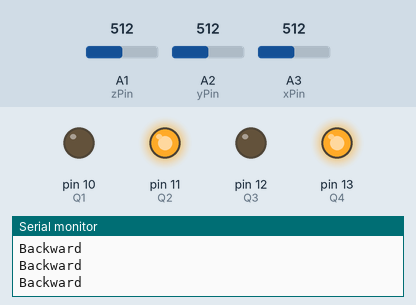
Bench run of a sketch on a simulated Arduino Uno, built with avr-gcc and run on an emulated ATmega328P. Parts: output pins drawn as LEDs (lit = HIGH), the last lines printed to the serial monitor. The test bench sets the inputs (shaded band); at power-on: A3 (xPin) = 512, A2 (yPin) = 512, A1 (zPin) = 512. Pins used as bus, display or sensor lines are not drawn.

Above: at 1.2 s.
1.3 s: A3 (xPin) set to 413
4.3 s: A3 (xPin) set to 389
At 4.9 s:
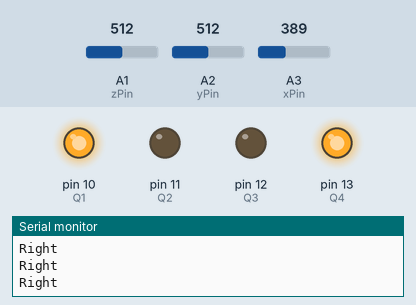
5.8 s: A2 (yPin) set to 415
8.8 s: A2 (yPin) set to 393
At 9.6 s:
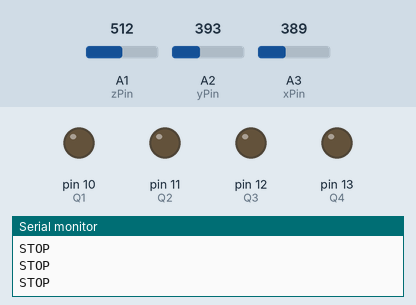
10.3 s: A3 (xPin) set to 346
13.3 s: A3 (xPin) set to 325
At 14.3 s:
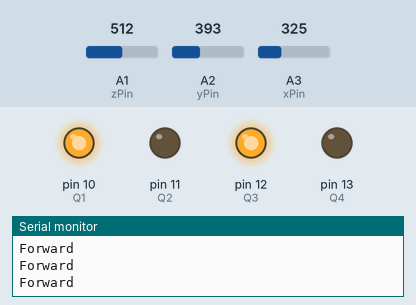
Timing chart, 0 to 15.8 s (numbered marks = the images above; inputs shaded):
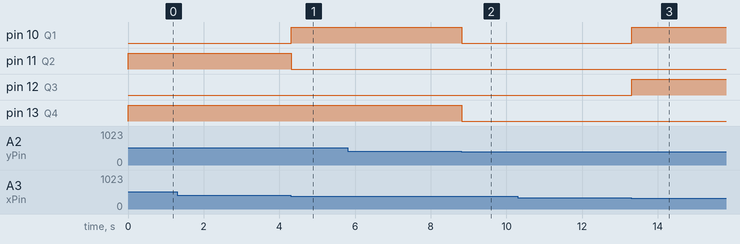

The sketch:

Hand_Gesture_Controlled_Robot_V1.1.ino
```cpp
/*
* Gesture Recognition Robot V1.1 - Avishkar
* Coder - Mayoogh Girish
* Website - http://bit.do/Avishkar
* This program lets you to control your robot with gesture made by your hand


                                ADXL335
                           ———————————¬
                          |Ø            Z   Ø|
                          |      X<---•      |
                          |           |      |
                          |           |Y     |
                          |           ∨      |
                          |                  |
                          |                  |
                          | O  O  O  O  O  O |
                           ———————————¬
                            ST Z  Y  X  -  +
                                                                            Right
                                                                              ∧
                                                                              |
                                                                              |
                                                               Forward <------|------>Backward
                                                                              |
                                                                              |
                                                                              ∨
                                                                             Left
          FOLLOW THIS INSTRUCTION TO CALIBRATE ROBOT

1) Upload ADXL3xx Sketch from examples [ File >> Examples >> Sensor >> AdXL3xx ]
2] Connect the sensor to arduino       [ X --> PIN A3
                                         Y --> PIN A2
                                         Z --> PIN A1 ]
3) Open serial                         [Ctlr + Shift + M]
4) Tilt the sensor in +X, -X, +Y ,-Y direction (forward, backward, left, right) and note down the required x y
5) Now change the
      #define forward_val xxx with new +X value
      #define backward_val xxx with new -X value
      #define left_val xxx with new +Y value
      #define right_val xxx with new -Y value

*/
//°°°°°°°°°°°°°°°°°°°°°°°°°°°°°°°°°°°°°°°°°°°°°°°°°°°°°°°°°°°°°°°°°°°°°°°°°°°°°°°°°°°°°°°°°°°°°°°°°°°°°°°°°°°°°°°°°°//

#define forward_val 340       // Change this value to change senstivity for forward direction     /-Default 340-/  *X*
#define backward_val 400      // Change this value to change senstivity for backward direction   /-Default 400-/   *X*
#define left_val 340          // Change this value to change senstivity for left direction      /-Default 340-/    *Y*
#define right_val 400         // Change this value to change senstivity for right direction    /-Default 400-/     *Y*

int GNDPin = A4; //Set Analog pin 4 as GND
int VccPin = A5; //Set Analog pin 5 as VCC
int xPin   = A3; //X axis input
int yPin   = A2; //Y axis input
int zPin   = A1; //Z axis input(not used)

int Q1=10,Q2=11,Q3=12,Q4=13; //Output pins to be connected to 10, 11, 12, 13 of Decoder IC

long x; //Variabe for storing X coordinates
long y; //Variabe for storing Y coordinates
long z; //Variabe for storing Z coordinates
void setup()
{
  Serial.begin(9600);
  pinMode(Q1,OUTPUT);
  pinMode(Q2,OUTPUT);
  pinMode(Q3,OUTPUT);
  pinMode(Q4,OUTPUT);
  pinMode(GNDPin, OUTPUT);
  pinMode(VccPin, OUTPUT);
  digitalWrite(GNDPin, LOW); //Set A4 pin LOW
  digitalWrite(VccPin, HIGH); //Set A5 pin HIGH
}
void loop()
{
  x = analogRead(xPin); //Reads X coordinates
  y = analogRead(yPin); //Reads Y coordinates
  z = analogRead(zPin); //Reads Z coordinates (Not Used)
    if(x<forward_val)      // Change the value for adjusting sensitivity
      forward();
    else if(x>backward_val) // Change the value for adjusting sensitivity
      backward();
    else if(y>right_val) // Change the value for adjusting sensitivity
      right();
    else if(y<left_val) // Change the value for adjusting sensitivity
      left();
    else
      stop_();
}

//Functions

void stop_()
{
  Serial.println("");
  Serial.println("STOP");
  digitalWrite(Q1,LOW);
  digitalWrite(Q2,LOW);
  digitalWrite(Q3,LOW);
  digitalWrite(Q4,LOW);
}
void forward()
{
  Serial.println("");
  Serial.println("Forward");
  digitalWrite(Q1,HIGH);
  digitalWrite(Q2,LOW);
  digitalWrite(Q3,HIGH);
  digitalWrite(Q4,LOW);
}
void backward()
{
  Serial.println("");
  Serial.println("Backward");
  digitalWrite(Q1,LOW);
  digitalWrite(Q2,HIGH);
  digitalWrite(Q3,LOW);
  digitalWrite(Q4,HIGH);
}
void left()
{
  Serial.println("");
  Serial.println("Left");
  digitalWrite(Q1,LOW);
  digitalWrite(Q2,HIGH);
  digitalWrite(Q3,HIGH);
  digitalWrite(Q4,LOW);
}
void right()
{
  Serial.println("");
  Serial.println("Right");
  digitalWrite(Q1,HIGH);
  digitalWrite(Q2,LOW);
  digitalWrite(Q3,LOW);
  digitalWrite(Q4,HIGH);
}
```

Measured:
- the behaviour switches between 401 and 400 on A3 (xPin) (found by bisection; images 0 and 1)
- the behaviour switches between 401 and 400 on A2 (yPin) (found by bisection; images 1 and 2)
- the behaviour switches between 340 and 339 on A3 (xPin) (found by bisection; images 2 and 3)
- after the input at 4.3 s, pin 10 (Q1): LOW → HIGH at once; pin 11 (Q2): HIGH → LOW at once
- after the input at 8.8 s, pin 10 (Q1), pin 13 (Q4): HIGH → LOW at once
- after the input at 13.3 s, pin 10 (Q1), pin 12 (Q3): LOW → HIGH at once
